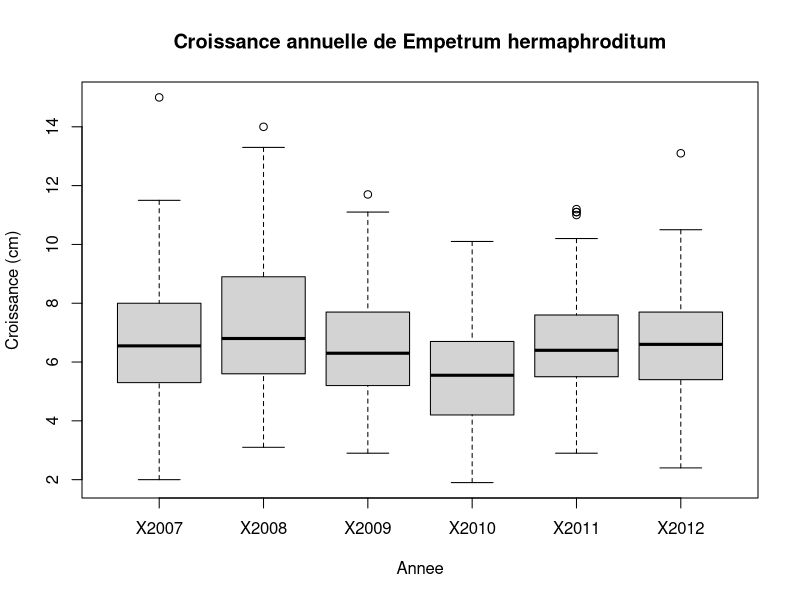
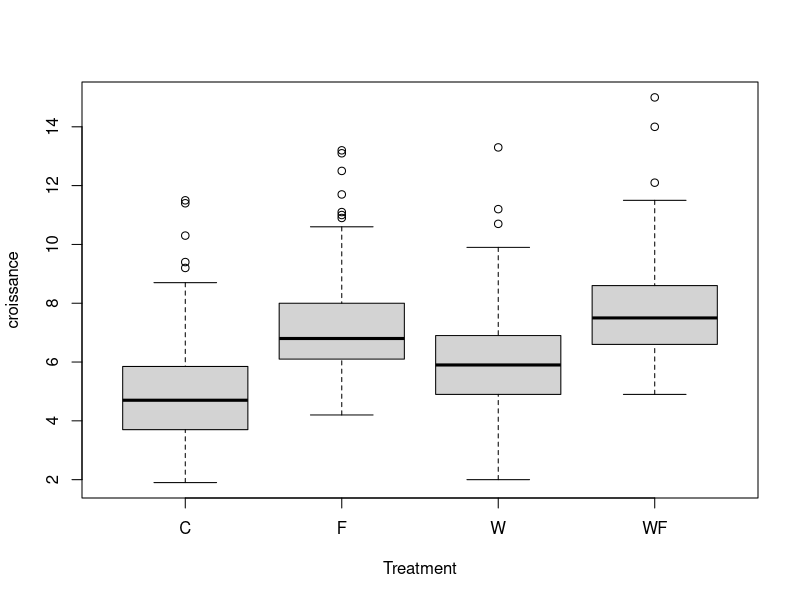

These charts were generated, in order, by the following R code:
# Ateliers codon(s)!
# 02 - Les bases de la manipulation de donnees
# Lundi 30/05/2022

# Charger les packages ----

library(dplyr)
library(tidyr)

# Definir le repertoire de travail ----

setwd("C-02-ManipulationDonneesBases/")

# Importer les donnees ----

croissance <- read.csv("croissance.csv")

# Explorer les donnees ----

head(croissance)  # affiche les premieres lignes
str(croissance)  # affiche les types des variables
croissance$Indiv  # affiche tous les elements de la variable Indiv
length(unique(croissance$Indiv))  # nombre d'arbrisseaux dans le jeu de donnees

# Selectionner des donnees ----

croissance[2, 5]  # 2e ligne et 5e colonne
croissance[6, ]  # 6e ligne
croissance[6, ]$Indiv  # contenu de la colonne Indiv pour la 6e ligne
croissance[croissance$Indiv == 603, ]  # toutes les colonnes pour l'individu n°603

croissance[croissance$Zone < 4, ]  # zones 2 et 3
croissance[croissance$Zone <= 4, ]  # zones 2, 3 et 4
croissance[!croissance$Zone >= 5, ]  # meme resultat

croissance[croissance$Zone == 2 | croissance$Zone == 7, ]  # zones 2 et 7
croissance[croissance$Zone == 2 & croissance$Indiv %in% c(300:400), ]  # zones 2 et individus 300 a 400

# Creer et ecraser des objets ----

croissance2 <- croissance  # cree une copie de travail
names(croissance2)  # affiche les noms de colonnes
names(croissance2)[1] <- "zone"  # modifie le nom de la 1e colonne : "Zone" devient "zone"
names(croissance2)[2] <- "ID"  # modifie le nom de la 2e colonne : "Indiv" devient "ID

croissance2[1, 4] <- 5.7  # remplace la valeur 5.1 par 5.7 dans la 1e ligne - 4e colonne
croissance2[croissance2$ID == 373, ]$X2008 <- 5.7  # meme resultat

croissance2$zone <- as.factor(croissance2$zone)  # transformer la variable zone en facteur
str(croissance2)
levels(croissance2$zone) <- c("A", "B", "C", "D", "E", "F")  # modifier les niveaux du facteur

# Donnees tidy ----

croissance_long <- pivot_longer(  # format large -> format long
  data = croissance,  # objet a transformer
  cols = c(X2007, X2008, X2009, X2010, X2011, X2012),  # colonnes a regrouper
  names_to = "Annee",  # les annees sont regroupees dans cette colonne
  values_to = "Croissance")  # les valeurs mesurees sont regroupees dans cette colonne

croissance_large <- pivot_wider(  # format long -> format large
  data = croissance_long,  # objet a transformer
  id_cols = c(Zone, Indiv),  # colonnes qui contiennent les identifiants
  names_from = Annee,  # cette colonne sert a creer les noms de colonnes
  values_from = Croissance)  # cette colonne sert a remplir les colonnes

croissance_long2 <- pivot_longer(
  data = croissance,
  cols = c(3:8),  # numeros de colonnes
  names_to = "Annee",
  values_to = "Croissance")

# Boxplot de la croissance annuelle ----

boxplot(Croissance ~ Annee,  # 1 boxplot par annee
        data = croissance_long,
        main = "Croissance annuelle de Empetrum hermaphroditum",
        ylab = "Croissance (cm)")

# rename() ----

croissance_long <- rename(croissance_long,  # objet
                          zone = Zone,  # renomme "Zone" en "zone"
                          indiv = Indiv,  # renomme "Indiv" en "indiv"
                          annee = Annee,  # renomme "Annee" en "annee"
                          croissance = Croissance)  # renomme "Croissance" en "croissance"

# filter() ----

croissance_selection <- filter(croissance_long,  # objet
                               zone %in% c(2, 3),  # garder les zones 2 et 3
                               annee %in% c("X2009", "X2010", "X2011"))  # garder les annees 2009 a 2011

# select() ----

croissance_sans_zone <- select(croissance_long,  # objet
                               indiv, annee, croissance)  # selectionner ces trois colonnes

croissance_sans_zone <- select(croissance_long,  # objet
                               -zone)  # supprimer cette colonne

croissance_sans_zone <- select(croissance_long,  # objet
                               Annee = annee,  # selectionne et renomme la colonne
                               ID.arbrisseau = indiv,
                               Croissance = croissance)

# mutate() ----

croissance_totale <- mutate(croissance,  # objet
                            croissance.totale = X2007 + X2008 + X2009 + X2010 + X2011 + X2012)  # somme des colonnes

# group_by() ----

croissance_gp <- group_by(croissance_long, indiv)  # regrouper les donnees par individu

# summarise() ----

synthese1 <- summarise(croissance_long,  # objet
                       croissance.totale = sum(croissance))  # ajouter une colonne avec la somme des croissances

synthese2 <- summarise(croissance_gp,  # objet
                       croissance.totale = sum(croissance))  # somme des croissances par individu

synthese3 <- summarise(croissance_gp,
                       total.croissance = sum(croissance),
                       moyenne.croissance = mean(croissance),
                       ecart.type.croissance = sd(croissance))

# join() ----

traitements <- read.csv2("traitements.csv")  # importer le fichier
head(traitements)  # afficher les 6 premieres lignes

expe <- left_join(croissance_long, traitements,  # tableau d'origine + tableau a joindre
                  by = c("indiv" = "Indiv", "zone" = "Zone"))  # colonnes communes aux 2 tableaux

expe2 <- merge(croissance_long, traitements,  # meme resultat en R basique
               by.x = c("zone", "indiv"),
               by.y = c("Zone", "Indiv"))

boxplot(croissance ~ Treatment,
        data = expe)
